Frame 1 (no input): blank canvas, image omitted
Frame 60 (no input): blank canvas, image omitted
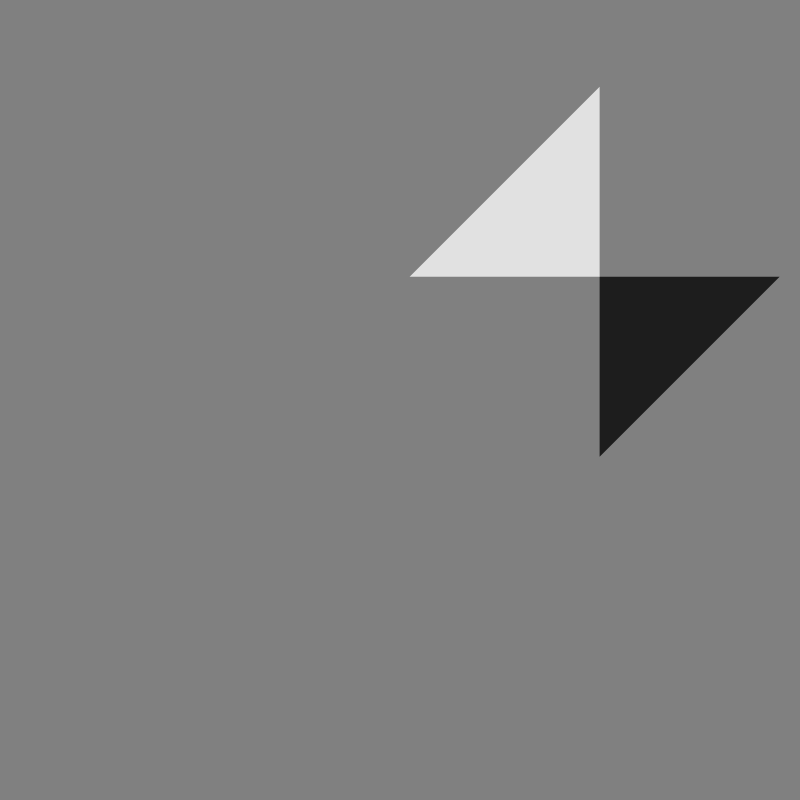
Frame 120 (the mouse pressed at the canvas centre since frame 60)

The p5.js sketch whose frames 1 and 60 were blank and that drew this single picture after the mouse press (run headless with seeded random() and noise() and a simulated clock; from frame 60 on, the mouse is pressed at the canvas centre):

// p5.js sketch
// ── sketch.js
var wdt = 800;//width
var hgt = 800;//height
// size of the form
var i = 1;
var rx = 0;
var ry = 0;
var trigger = 0;

function setup() {
    createCanvas(wdt, hgt);
};

function draw() {
    trix = mouseX;
    triy = mouseX;
    los(trix, triy);
}

function los(wd, ht) {
//    translate(random(0, wdt), random(0, hgt));
    if (trigger==1) {rx = random(0, wdt), ry = random(0, hgt);};
    trigger = 0;
    translate(rx, ry);
    background(255/2);
    fill(i/(wd+ht)/2*255);
    noStroke(255);
    triangle(0, 0, 0, i, i, 0);
    i = i + (wd+ht)/2/800*mouseY/800*40;
    fill(255-i/(wd+ht)/2*255);
    translate(-wd, -ht);
    triangle(wd, ht, wd, ht-i, wd-i, ht);
    print(i);
    if (i>(wd+ht)/2) {i=0, trigger = 1;};
    if (i<0) {i = (wd+ht)/2, trigger = 1;};
}
